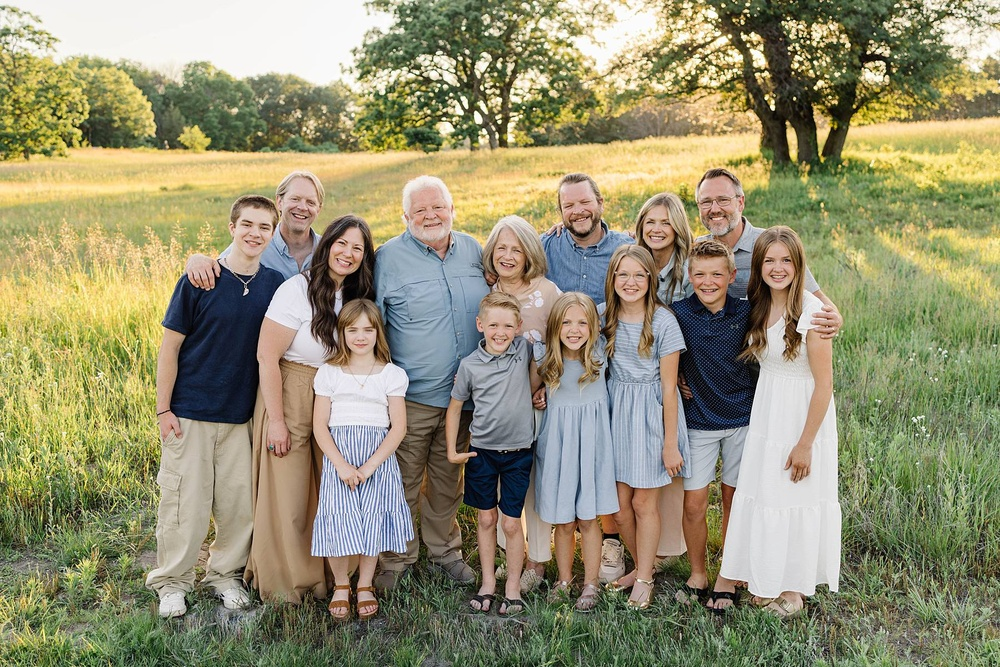
#> input picture Photos/family.jpg, 1000 x 667 px, shrunk from 1800 x 1201 before the run
$ python face_recognition_haar_cascades.py
#> lines starting #> are read from the running program, lines starting #| are printed output that depends on the picture; after the words box and inside, x2 and y2 are one past the last pixel; in counts of white or black regions, pixels touching at a corner belong together
import cv2 as cv

# Read the input image
img = cv.imread("Photos/family.jpg")
#> img is the input picture: shape (667, 1000, 3); mean B, G, R 113.5, 144.6, 148.3
cv.imshow("face", img)

# Convert the image to grayscale for face detection (color is not needed)
gray = cv.cvtColor(img, cv.COLOR_BGR2GRAY)
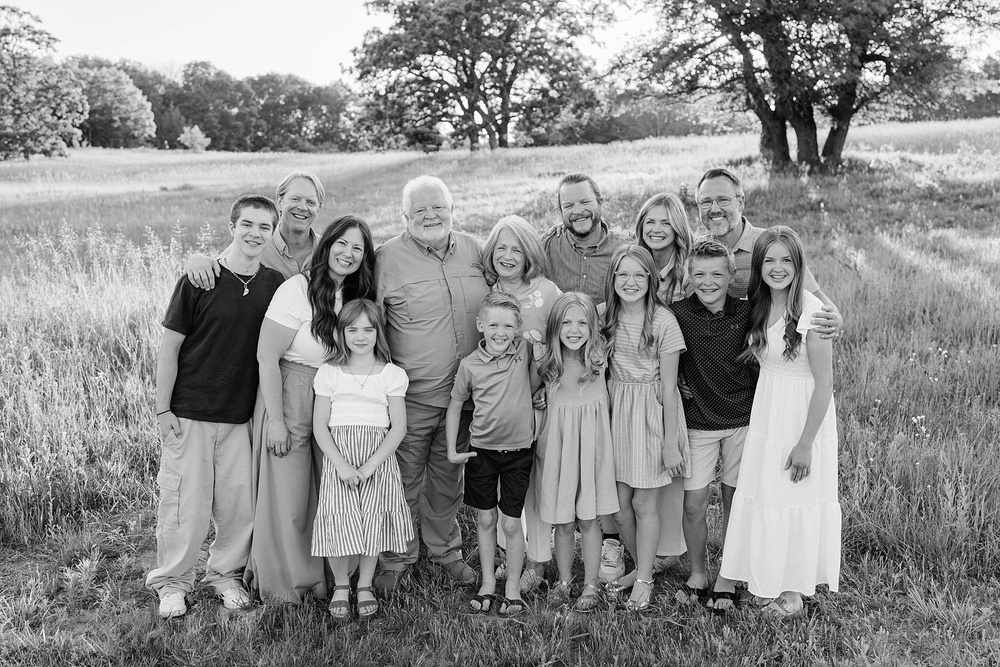
#> gray: shape (667, 1000); min 0, max 255, mean 142.2
cv.imshow("face", gray)

# Create a Haar Cascade classifier for face detection
# Function: cv.CascadeClassifier(filename) -> CascadeClassifier
#   filename: path to the XML file containing the trained Haar cascade data (e.g., 'haar_face.xml')
# The classifier detects objects (like faces) in images using features learned from many positive and negative examples.
haar_cascade = cv.CascadeClassifier("haar_face.xml")

# Detect faces in the image using the Haar Cascade classifier
# Function: detectMultiScale(image, scaleFactor=1.1, minNeighbors=3, flags=0, minSize=None, maxSize=None) -> rectangles
#   image: input image (usually grayscale)
#   scaleFactor: how much the image size is reduced at each image scale (controls detection at different sizes)
#   minNeighbors: how many neighbors each candidate rectangle should have to retain it (higher = fewer detections, more strict)
#   flags: (usually 0, legacy parameter)
#   minSize, maxSize: minimum and maximum possible object size (optional)
# Returns: a list (numpy array) of rectangles, where each rectangle contains the coordinates (x, y, w, h) of a detected object (e.g., face)
faces_rect = haar_cascade.detectMultiScale(gray, scaleFactor=1.1, minNeighbors=5)
#> faces_rect = [[342, 316, 37, 37], [755, 243, 45, 45], [610, 259, 42, 42], [481, 311, 40, 40], [638, 207, 39, 39], [488, 234, 41, 41], [554, 306, 42, 42], [281, 184, 43, 43], [693, 183, 46, 46], [329, 230, 42, 42], [687, 258, 43, 43], [229, 205, 53, 53]]

# Loop through all detected faces and draw rectangles around them
cntr = 0
for num_of_faces in faces_rect:
    print(
        "num of faces", num_of_faces
    )  # Print the coordinates and size of each detected face
    x, y, w, h = faces_rect[cntr, 0:4]  # Get the position and size of the current face
    cv.rectangle(
        img, (x, y), (x + w, y + h), 255, 2
    )  # Draw a rectangle around the face
    cntr += 1
#> this loop made 12 passes
#| num of faces [342 316  37  37]
#| num of faces [755 243  45  45]
#| num of faces [610 259  42  42]
#| num of faces [481 311  40  40]
#| num of faces [638 207  39  39]
#| num of faces [488 234  41  41]
#| num of faces [554 306  42  42]
#| num of faces [281 184  43  43]
#> (further printed lines are left out)
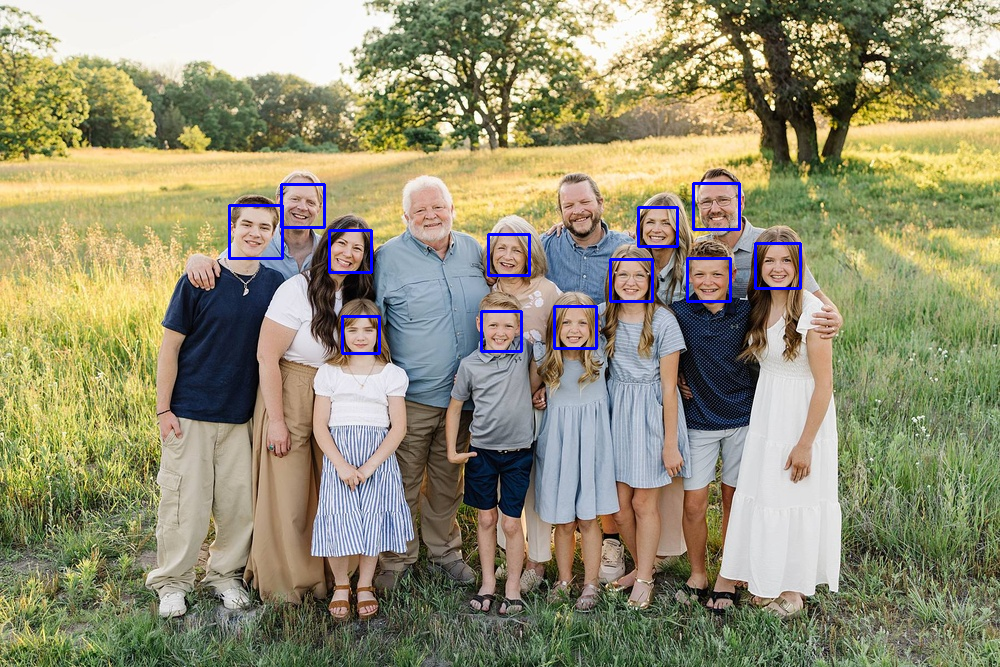
#> img: shape (667, 1000, 3); 0.91% of pixels changed, all inside (x1, y1, x2, y2) = (228, 182, 802, 355)
#> after the loop, cntr = 12
print(
    "Number of faces found: ", len(faces_rect)
)  # Print the total number of faces detected
#| Number of faces found:  12

# Show the image with rectangles drawn around detected faces
cv.imshow("face", img)

cv.waitKey()

$ run again, with Photos/two_faces.jpg copied over Photos/family.jpg
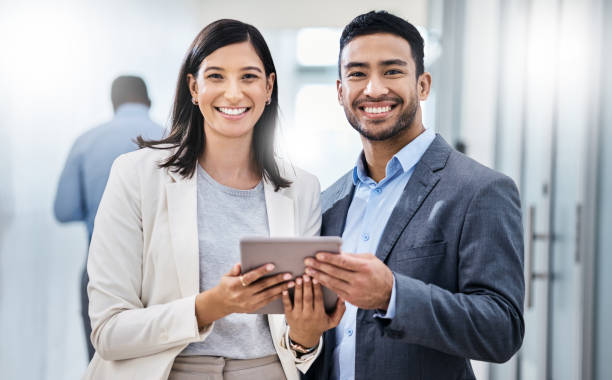
#> input picture Photos/two_faces.jpg, 612 x 380 px
#> img is the input picture: shape (380, 612, 3); mean B, G, R 177.7, 173, 173.4
#> `gray = cv.cvtColor(img, cv.COLOR_BGR2GRAY)`:
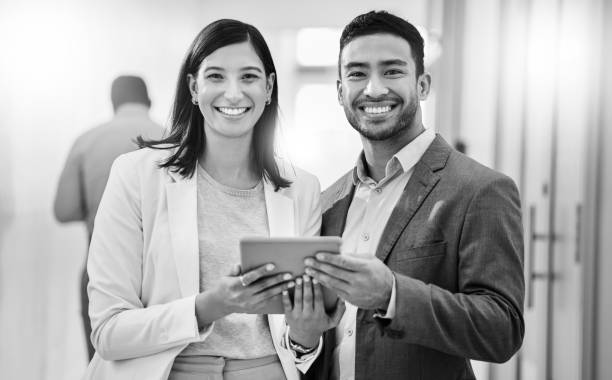
#> gray: shape (380, 612); min 0, max 255, mean 173.7
#> faces_rect = [[187, 42, 89, 89], [325, 33, 101, 101]]
#> the loop `for num_of_faces in faces_rect:` made 2 passes
#> (x, y, w, h, cntr) on passes 1 to 2: (187, 42, 89, 89, 1), (325, 33, 101, 101, 2)
#> (printed output is left out)
#> after the loop `for num_of_faces in faces_rect:`:
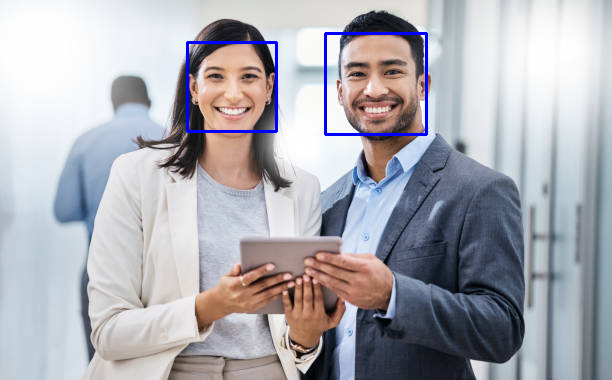
#> img: shape (380, 612, 3); 0.98% of pixels changed, all inside (x1, y1, x2, y2) = (186, 32, 428, 136)
#> after the loop `for num_of_faces in faces_rect:`: cntr = 2
#| Number of faces found:  2
